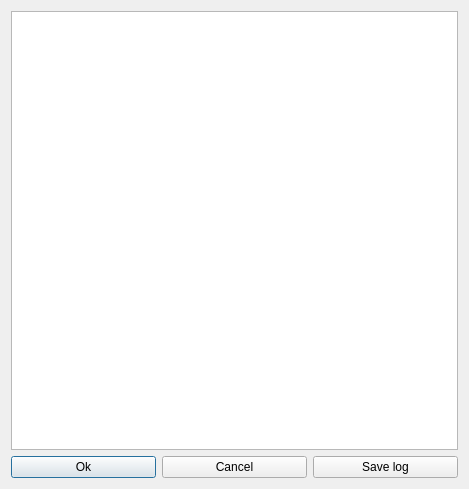
<?xml version="1.0" encoding="UTF-8"?>
<ui version="4.0">
 <class>ViewExe</class>
 <widget class="QDialog" name="ViewExe">
  <property name="geometry">
   <rect>
    <x>0</x>
    <y>0</y>
    <width>469</width>
    <height>489</height>
   </rect>
  </property>
  <property name="windowTitle">
   <string>Run MMG</string>
  </property>
  <layout class="QGridLayout" name="gridLayout">
   <item row="0" column="0" colspan="3">
    <widget class="QTextBrowser" name="TB_Exe"/>
   </item>
   <item row="1" column="0">
    <widget class="QPushButton" name="PB_Ok">
     <property name="text">
      <string>Ok</string>
     </property>
    </widget>
   </item>
   <item row="1" column="1">
    <widget class="QPushButton" name="PB_Cancel">
     <property name="text">
      <string>Cancel</string>
     </property>
    </widget>
   </item>
   <item row="1" column="2">
    <widget class="QPushButton" name="PB_Save">
     <property name="text">
      <string>Save log</string>
     </property>
    </widget>
   </item>
  </layout>
 </widget>
 <resources/>
 <connections/>
</ui>
